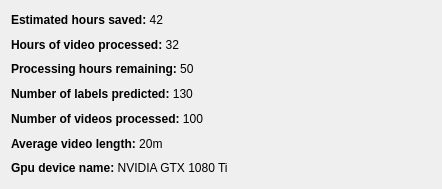
<?xml version="1.0" encoding="UTF-8"?>
<ui version="4.0">
 <class>Dialog</class>
 <widget class="QDialog" name="Dialog">
  <property name="geometry">
   <rect>
    <x>0</x>
    <y>0</y>
    <width>442</width>
    <height>189</height>
   </rect>
  </property>
  <property name="windowTitle">
   <string>Statistics</string>
  </property>
  <layout class="QHBoxLayout" name="horizontalLayout">
   <item>
    <layout class="QVBoxLayout" name="verticalLayout">
     <item>
      <widget class="QLabel" name="label_8">
       <property name="text">
        <string>&lt;html&gt;&lt;head/&gt;&lt;body&gt;&lt;p&gt;&lt;span style=&quot; font-weight:600;&quot;&gt;Estimated hours saved: &lt;/span&gt;42&lt;/p&gt;&lt;/body&gt;&lt;/html&gt;</string>
       </property>
      </widget>
     </item>
     <item>
      <widget class="QLabel" name="label_3">
       <property name="text">
        <string>&lt;html&gt;&lt;head/&gt;&lt;body&gt;&lt;p&gt;&lt;span style=&quot; font-weight:600;&quot;&gt;Hours of video processed: &lt;/span&gt;32&lt;/p&gt;&lt;/body&gt;&lt;/html&gt;</string>
       </property>
      </widget>
     </item>
     <item>
      <widget class="QLabel" name="label_6">
       <property name="text">
        <string>&lt;html&gt;&lt;head/&gt;&lt;body&gt;&lt;p&gt;&lt;span style=&quot; font-weight:600;&quot;&gt;Processing hours remaining: &lt;/span&gt;50&lt;/p&gt;&lt;/body&gt;&lt;/html&gt;</string>
       </property>
      </widget>
     </item>
     <item>
      <widget class="QLabel" name="label_5">
       <property name="text">
        <string>&lt;html&gt;&lt;head/&gt;&lt;body&gt;&lt;p&gt;&lt;span style=&quot; font-weight:600;&quot;&gt;Number of labels predicted: &lt;/span&gt;130&lt;/p&gt;&lt;/body&gt;&lt;/html&gt;</string>
       </property>
      </widget>
     </item>
     <item>
      <widget class="QLabel" name="label_2">
       <property name="text">
        <string>&lt;html&gt;&lt;head/&gt;&lt;body&gt;&lt;p&gt;&lt;span style=&quot; font-weight:600;&quot;&gt;Number of videos processed: &lt;/span&gt;100&lt;/p&gt;&lt;/body&gt;&lt;/html&gt;</string>
       </property>
      </widget>
     </item>
     <item>
      <widget class="QLabel" name="label_7">
       <property name="text">
        <string>&lt;html&gt;&lt;head/&gt;&lt;body&gt;&lt;p&gt;&lt;span style=&quot; font-weight:600;&quot;&gt;Average video length: &lt;/span&gt;20m&lt;/p&gt;&lt;/body&gt;&lt;/html&gt;</string>
       </property>
      </widget>
     </item>
     <item>
      <widget class="QLabel" name="label_4">
       <property name="text">
        <string>&lt;html&gt;&lt;head/&gt;&lt;body&gt;&lt;p&gt;&lt;span style=&quot; font-weight:600;&quot;&gt;Gpu device name: &lt;/span&gt;NVIDIA GTX 1080 Ti&lt;/p&gt;&lt;/body&gt;&lt;/html&gt;</string>
       </property>
      </widget>
     </item>
    </layout>
   </item>
   <item>
    <widget class="QWidget" name="widget" native="true"/>
   </item>
  </layout>
 </widget>
 <resources/>
 <connections/>
</ui>
